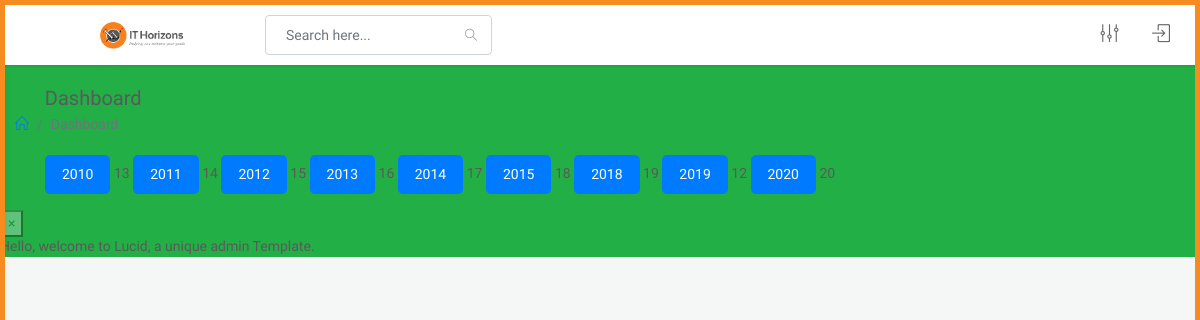
The app's page /, older data.
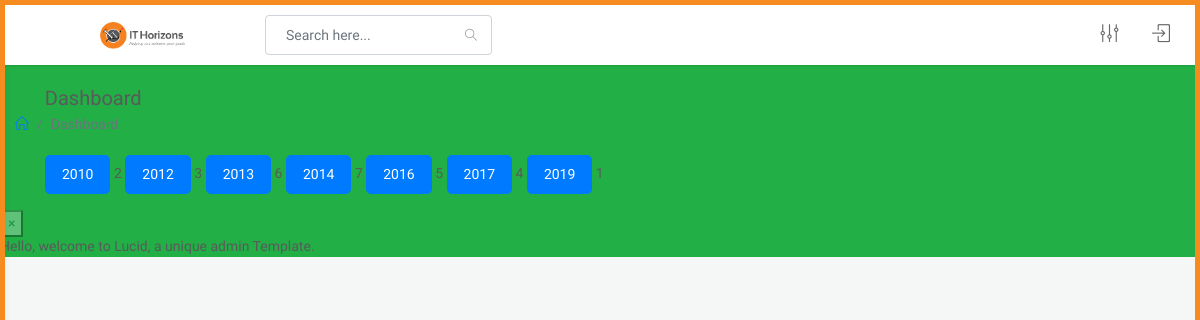
The same page, newer data.
### payroll_app/models.py (models this page shows)
class Year(models.Model):
    year = models.IntegerField(unique=True)
    def __str__(self):
        return '%s' %(self.year)

### payroll_app/views.py (the view)
# urls.py: path('', index),
def index(request):
    years = Year.objects.all().order_by('year')
    return render(request, 'payroll/index.html', {'years': years})

### templates/payroll/index.html (shortened to what this page needs)
{% extends 'base.html' %}
{% block content %}
    {% for year in years %}
    <a class="btn btn-lg btn-primary" href="{% url 'year_month' year.id %}"> {{ year }} </a>
    {{ year.id }}
    {% endfor %}
{% endblock %}

Row changes from the older to the newer data that the page shows:
removed Year: year "2010", id "13"
removed Year: year "2011", id "14"
removed Year: year "2012", id "15"
removed Year: year "2013", id "16"
removed Year: year "2014", id "17"
removed Year: year "2015", id "18"
removed Year: year "2018", id "19"
removed Year: year "2019", id "12"
removed Year: year "2020", id "20"
added Year: year "2010", id "2"
added Year: year "2012", id "3"
added Year: year "2013", id "6"
added Year: year "2014", id "7"
added Year: year "2016", id "5"
added Year: year "2017", id "4"
added Year: year "2019", id "1"
